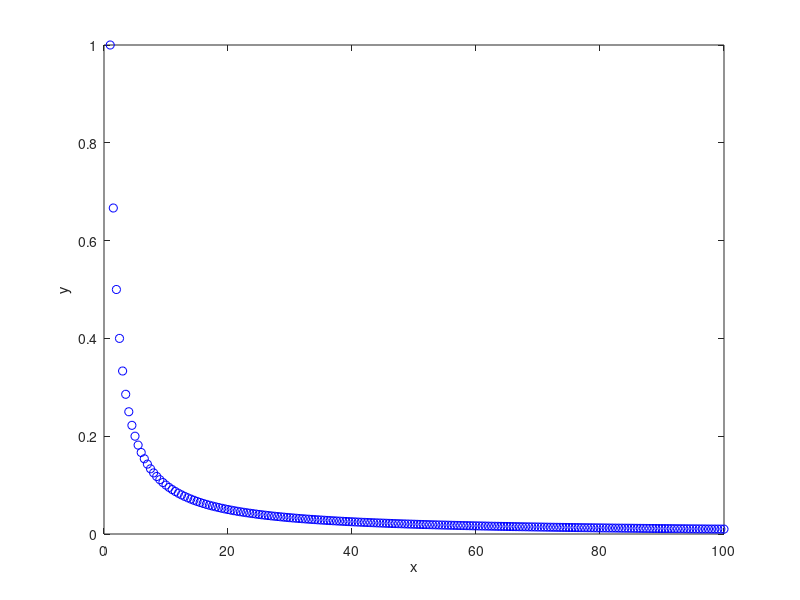
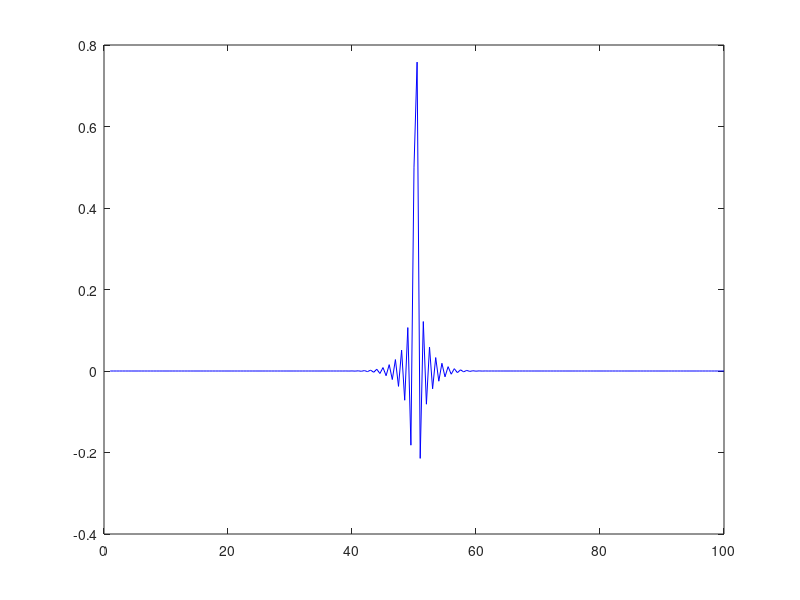

These figures' MATLAB source, in order:
clearvars;
x = (1:0.5:100)';
y = 1./x;
figure(1);
plot(x,y, 'ob');
xlabel('x');
ylabel('y');
xt = 50.3; %numero diferente a los que hay en el array x % Encontrar yt para xt

Lk = zeros(size(x));

L = 1;
for k=1:size(x,1) % 1 a 10 dado que ese size da el numero de columnas 
    for i=1:size(x,1)
        if x(i)~=x(k)
            Lt=(xt-x(i))/(x(k)-x(i));
            L=L*Lt;
        end
    end
    Lk(k)=L;
    L=1; % para que la productoria reinicie
end

yt=0;
for i=1:size(y,1)
    yt = y(i)*Lk(i)+yt;
end
diff = (1/xt-yt);

figure(2);
plot(x,Lk, '-b');